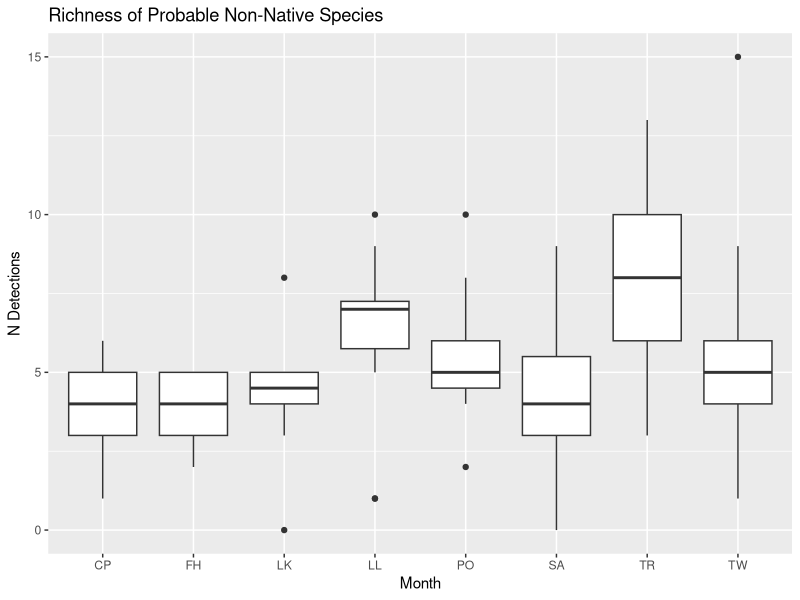
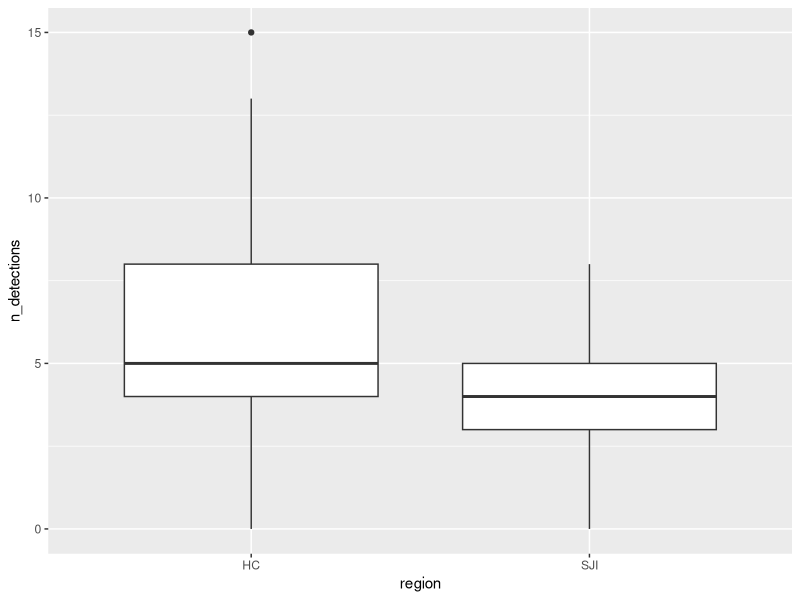

The R script that drew these images, in order: (Note: this script raises an error after producing the figures.)
# Invasibility 
# Joe Duprey
# ====================================================
# "I would pick a few things you're confident in, and do a prelim analysis, 
# to see if the hypothesis holds water. Then, if it does, we can do more work 
# on the finer details of making sure each species is correctly ID'd"
#
# merge distributions into existing dataframes, examine spatial/temporal trends
# ====================================================
library(tidyverse)
library(vegan)

nonnative_status <- read.csv("../docs/all_species_distributions_summary.csv")
just_nonnative <- read.csv("../docs/just_the_suspects.csv")
species_annotated <- read.csv("../data/species_annotated.csv")
by_sample_species <- read.csv('../data/by.sample.species.csv') # reads merged by tech and bio

nonnative_vec <- nonnative_status %>%
  select(species, nonnative)

# QA CHECK
# ====================================================
# get rid of NA species 
species_annotated <- species_annotated %>%
  filter(!(is.na(species)))

nonnative_vec <- nonnative_vec %>%
  filter(!(is.na(species)))

by_sample_species <- by_sample_species %>%
  filter(!(is.na(species)))
# ====================================================
unique(nonnative_vec$nonnative)
#QA distribution annotation data with other dataframes 
QA_species <- inner_join(nonnative_vec, species_annotated)

QA <- species_annotated$species[!(species_annotated$species 
                                  %in% QA_species$species)]
print(QA)

QA <- nonnative_vec$species[!(nonnative_vec$species 
                              %in% species_annotated$species)]
print(QA)

QA <- species_annotated$species[!(species_annotated$species 
                                  %in% nonnative_vec$species)]
print(QA)

length(unique(nonnative_vec$species))
nonnative_vec[duplicated(nonnative_vec$species),] #good, no duplicates now

# comparing by sample species and nonnative_vec
QA <- unique(by_sample_species$species)[!(unique(by_sample_species$species)) 
                                        %in% nonnative_vec$species]
print(QA)

QA <- nonnative_vec$species[!(nonnative_vec$species
                                        %in% unique(by_sample_species$species))]
print(QA)

unique(by_sample_species$species)

#by_sample_species_vec <- as.data.frame(unique(by_sample_species$species))
# ====================================================
species_annotated <- left_join(nonnative_vec, species_annotated)
# now use code from benthic boxplots 
# TODO I think the DF is changing length because NAs in by_sample_species
species_by_sample_alltax <- left_join(by_sample_species, species_annotated, by='species')
species_by_sample_alltax <- species_by_sample_alltax %>%
  filter(benthos %in% c("None","PLK","BEN","Both")) %>%
  separate(col=sample, remove=FALSE, into=c("site", "date"), sep = 2) 

unique(species_by_sample_alltax$nonnative)
# richness by species (or different division if altered)
n_detections_df <- species_by_sample_alltax %>%
  group_by(sample, species, .drop=FALSE) %>%
  summarise(richness = n()) %>%
  ungroup() %>%
  complete(sample, species,
           fill = list(richness = 0)) %>%
  separate(sample, into = c("site","date" ), sep = "_", remove = F)

# Moncho's code to check for NA's #need to learn more about ungroup()
n_detections_df %>%
  ungroup() %>%
  summarise (sum(is.na(sample)),
             sum(is.na(site)),
             sum(is.na(species)),
             sum(richness == 0))

n_detections_df <- left_join(n_detections_df, nonnative_vec)


taxa_filter <- function(df, dist_status) {
  filt.df <- df %>%
    filter(nonnative %in% dist_status) %>%
    separate(date, into=c("year", "month"), sep=4)
  
  return(filt.df)
}

nonnatives_for_plot <- taxa_filter(n_detections_df, c(1, "possible"))
just_nonnative_present <- nonnatives_for_plot %>%
  filter(richness == 1)

# TODO double check this code 
total_nn_detections <- nonnatives_for_plot %>%
  select(species, richness, sample) %>%
  group_by(sample) %>% ## group by sample or month or date etc.... 
  mutate(n_detections = sum(richness)) %>%
  distinct(sample, n_detections)

total_nn_detections <- total_nn_detections %>%
  separate(sample, into = c("site","date" ), sep = "_", remove = F) %>%
  separate(date, into=c("year", "month"), sep=4) %>%
  mutate(
    region = case_when(
      site %in% c("CP", "FH", "LK") ~ "SJI",
      site %in% c("LL", "PO", "SA", "TR", "TW") ~ "HC"
    )
  )
  

ggplot(total_nn_detections, aes(x=site, y=n_detections)) + 
  labs(title = "Richness of Probable Non-Native Species",
       x="Month", y="N Detections") +
  geom_boxplot()

ggplot(total_nn_detections, aes(x=region, y=n_detections)) + 
  geom_boxplot()

# just to see 
one.way <- aov(n_detections)
